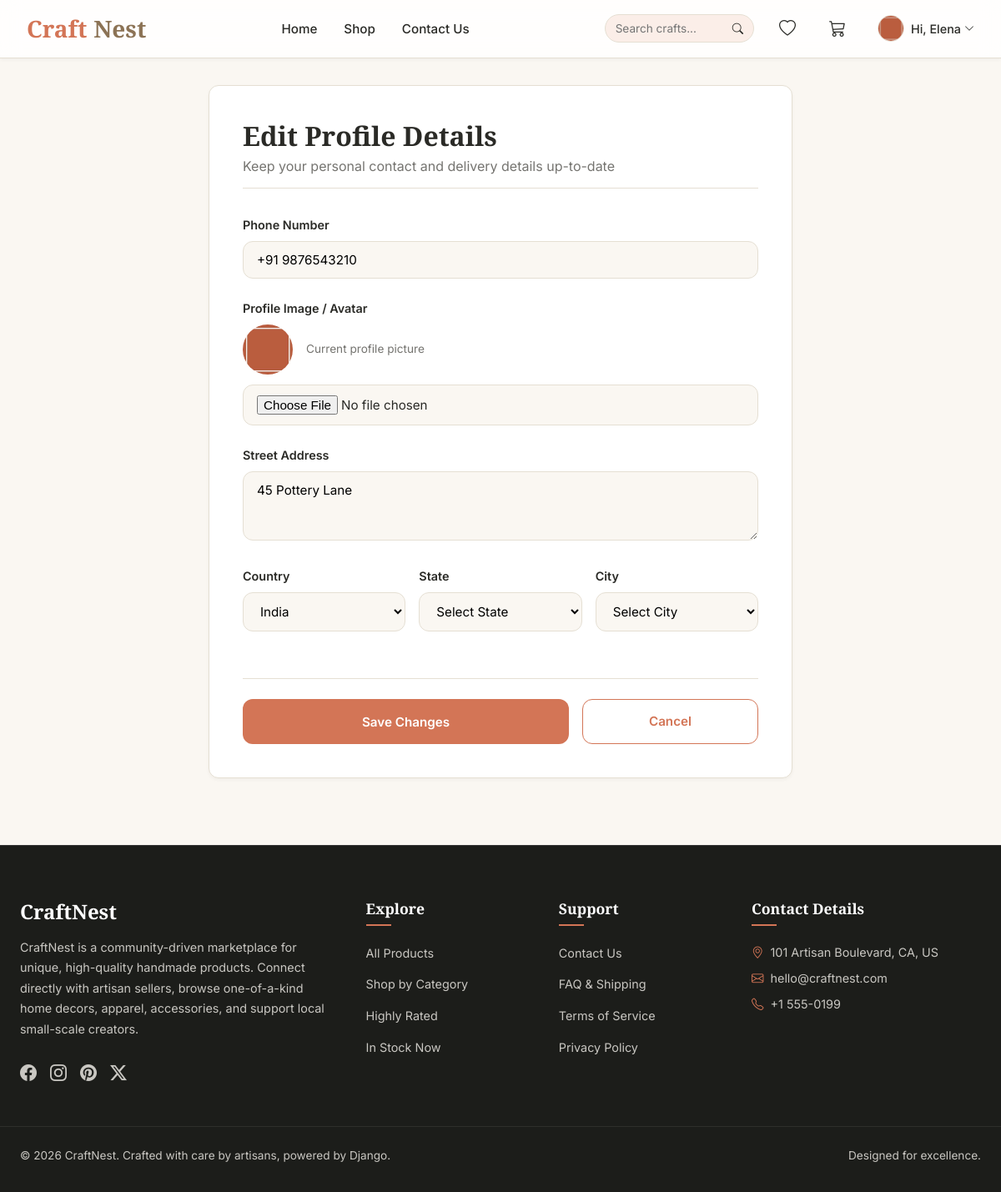
Page /profile/edit/ (signed in) on the committed database.
### crafts/models.py (models this page shows, shortened)
class User(AbstractUser):
    email = models.EmailField(unique=True)
    profile_image = models.ImageField(upload_to='profile_images/', null=True, blank=True)
    is_seller = models.BooleanField(default=False)

class UserProfile(models.Model):
    user = models.OneToOneField(settings.AUTH_USER_MODEL, on_delete=models.CASCADE, related_name='profile')
    address = models.TextField(blank=True, null=True)
    phone_no = models.CharField(max_length=20, blank=True, null=True)
    image = models.ImageField(upload_to='profile_images/', blank=True, null=True)
    city = models.ForeignKey(City, on_delete=models.SET_NULL, null=True, blank=True)
    state = models.ForeignKey(State, on_delete=models.SET_NULL, null=True, blank=True)
    country = models.ForeignKey(Country, on_delete=models.SET_NULL, null=True, blank=True)

### crafts/views.py (the view, shortened to what this page needs)
# urls.py: path('profile/edit/', views.ProfileEditView.as_view(), name='profile_edit'),
class ProfileEditView(LoginRequiredMixin, CartContextMixin, View):
    def get(self, request):
        profile, _ = UserProfile.objects.get_or_create(user=request.user)
        form = UserProfileForm(instance=profile)
        countries = Country.objects.all()
        if profile.country:
            form.fields['state'].queryset = State.objects.filter(country=profile.country).order_by('name')
        if profile.state:
            form.fields['city'].queryset = City.objects.filter(state=profile.state).order_by('name')
        context = self.get_context_data()
        context.update({
            'form': form,
            'countries': countries,
            'profile': profile
        })
        return render(request, 'profile_edit.html', context)

### crafts/views.py (called while the page is built)
    def get_context_data(self, **kwargs):
        try:
            context = super().get_context_data(**kwargs)
        except AttributeError:
            context = kwargs
        context['categories_nav'] = ProductCategory.objects.all()
        if hasattr(self, 'request') and self.request and self.request.user.is_authenticated:
            context['cart_count'] = ProductCart.objects.filter(
                user=self.request.user, order_id__isnull=True
            ).count()
            context['wishlist_count'] = Wishlist.objects.filter(
                user=self.request.user
            ).count()
        else:
            context['cart_count'] = 0
            context['wishlist_count'] = 0
        return context

### templates/profile_edit.html (shortened to what this page needs)
{% extends 'base.html' %}
{% load static %}
{% block content %}
<div class="container">
    <div class="edit-card">
        <h1 style="font-family: var(--font-heading); font-size: 2rem; margin-bottom: 0.25rem;">Edit Profile Details</h1>
        <p style="color: var(--text-muted); margin-bottom: 2rem; border-bottom: 1px solid var(--border-color); padding-bottom: 0.75rem;">Keep your personal contact and delivery details up-to-date</p>
        <form method="post" enctype="multipart/form-data" action="{% url 'profile_edit' %}">
            <div class="form-group">
                <label for="id_phone_no">Phone Number</label>
                <input type="text" name="phone_no" id="id_phone_no" class="form-control" placeholder="e.g. +1 555-0199" value="{{ form.phone_no.value|default:'' }}" required>
            </div>
            <div class="form-group">
                <label for="id_image">Profile Image / Avatar</label>
                {% if profile.image %}
                    <div style="display: flex; align-items: center; gap: 1rem; margin-bottom: 0.75rem;">
                        <img src="{{ profile.image.url }}" alt="Profile Avatar" style="width: 60px; height: 60px; border-radius: 50%; object-fit: cover;">
                        <span style="font-size: 0.85rem; color: var(--text-muted);">Current profile picture</span>
                    </div>
                {% endif %}
                <input type="file" name="image" id="id_image" class="form-control" accept="image/*">
            </div>
            <div class="form-group">
                <label for="id_address">Street Address</label>
                <textarea name="address" id="id_address" class="form-control" rows="3" placeholder="Apartment, building, street, unit..." required>{{ form.address.value|default:'' }}</textarea>
            </div>
            <div class="grid-3" style="gap: 1rem;">
                <div class="form-group">
                    <label for="id_country">Country</label>
                    <select name="country" id="id_country" class="form-control form-select" required>
                        {% for country in countries %}
                            <option value="{{ country.id }}" {% if form.country.value|add:"0" == country.id %}selected{% endif %}>{{ country.name }}</option>
                        {% endfor %}
                    </select>
                </div>
                <div class="form-group">
                    <label for="id_state">State</label>
                    <select name="state" id="id_state" class="form-control form-select" required>
                        <option value="">Select State</option>
                    </select>
                </div>
                <div class="form-group">
                    <label for="id_city">City</label>
                    <select name="city" id="id_city" class="form-control form-select" required>
                        <option value="">Select City</option>
                    </select>
                </div>
            </div>
            <div class="form-actions">
                <button type="submit" class="btn btn-primary" style="flex: 2; padding: 0.85rem;">Save Changes</button>
                <a href="{% url 'profile' %}" class="btn btn-secondary" style="flex: 1; padding: 0.85rem; text-align: center;">Cancel</a>
            </div>
        </form>
    </div>
</div>
{% endblock %}

### templates/base.html (shortened to what this page needs)
{% load static %}
<!DOCTYPE html>
<html lang="en">
<head>
    <link rel="stylesheet" href="https://cdn.jsdelivr.net/npm/bootstrap-icons@1.11.3/font/bootstrap-icons.min.css">
    <link rel="stylesheet" href="{% static 'css/style.css' %}">
</head>
<body>
    <nav class="navbar">
        <div class="container navbar-container">
            <a href="{% url 'home' %}" class="nav-brand">
                 Craft<span>Nest</span>
            </a>
            <ul class="nav-links">
                <li><a href="{% url 'home' %}" class="{% if request.resolver_match.url_name == 'home' %}active{% endif %}">Home</a></li>
                <li><a href="{% url 'shop' %}" class="{% if request.resolver_match.url_name == 'shop' %}active{% endif %}">Shop</a></li>
                <li><a href="{% url 'contact' %}" class="{% if request.resolver_match.url_name == 'contact' %}active{% endif %}">Contact Us</a></li>
            </ul>
            <div class="nav-actions">
                <form action="{% url 'shop' %}" method="get" style="display: flex; align-items: center; background-color: var(--primary-light); border-radius: var(--radius-full); padding: 0.25rem 0.75rem; border: 1px solid var(--border-color);">
                    <input type="text" name="q" placeholder="Search crafts..." value="{{ q }}" style="border: none; background: transparent; outline: none; font-size: 0.85rem; width: 140px; padding: 0.25rem 0;">
                    <button type="submit" style="background: none; border: none; cursor: pointer; color: var(--text-dark); display: flex; align-items: center;">
                        <i class="bi bi-search"></i>
                    </button>
                </form>
                <a href="{% url 'wishlist' %}" class="nav-action-btn" title="Wishlist" style="z-index: 100; position: relative;">
                    <i class="bi bi-heart"></i>
                </a>
                <a href="{% url 'cart' %}" class="nav-action-btn" title="Shopping Cart" style="z-index: 100; position: relative;">
                    <i class="bi bi-cart3"></i>
                </a>
                {% if request.user.is_authenticated %}
                    <div class="user-menu" id="userMenuBtn" onclick="toggleUserDropdown()">
                        {% if request.user.profile_image %}
                            <img src="{{ request.user.profile_image.url }}" alt="{{ request.user.first_name }}" class="avatar">
                        {% else %}
                            <div class="avatar" style="background-color: var(--primary-color); color: white; display: flex; align-items: center; justify-content: center; font-weight: bold; font-size: 0.9rem;">
                                {{ request.user.first_name|slice:":1" }}{{ request.user.last_name|slice:":1" }}
                            </div>
                        {% endif %}
                        <span style="font-size: 0.9rem; font-weight: 500; display: flex; align-items: center; gap: 0.25rem;">
                            Hi, {{ request.user.first_name }}
                            <i class="bi bi-chevron-down" style="font-size: 0.75rem;"></i>
                        </span>
                    </div>
                {% else %}
                    <div style="display: flex; align-items: center; gap: 0.75rem;">
                        <a href="{% url 'login' %}" class="btn btn-secondary btn-sm" style="padding: 0.4rem 1rem;">Log In</a>
                        <a href="{% url 'register' %}" class="btn btn-primary btn-sm" style="padding: 0.4rem 1rem;">Sign Up</a>
                    </div>
                {% endif %}
            </div>
        </div>
    </nav>
    <main>
        {% block content %}{% endblock %}
    </main>
    <footer>
        <div class="container footer-grid">
            <div class="footer-about">
                <h3>CraftNest</h3>
                <p>CraftNest is a community-driven marketplace for unique, high-quality handmade products. Connect directly with artisan sellers, browse one-of-a-kind home decors, apparel, accessories, and support local small-scale creators.</p>
                <div style="display: flex; gap: 1rem; font-size: 1.25rem;">
                    <a href="https://facebook.com" target="_blank" rel="noopener noreferrer" class="footer-social-link" title="Facebook"><i class="bi bi-facebook"></i></a>
                    <a href="https://instagram.com" target="_blank" rel="noopener noreferrer" class="footer-social-link" title="Instagram"><i class="bi bi-instagram"></i></a>
                    <a href="https://pinterest.com" target="_blank" rel="noopener noreferrer" class="footer-social-link" title="Pinterest"><i class="bi bi-pinterest"></i></a>
                    <a href="https://twitter.com" target="_blank" rel="noopener noreferrer" class="footer-social-link" title="Twitter / X"><i class="bi bi-twitter-x"></i></a>
                </div>
            </div>
            <div class="footer-links">
                <h4>Explore</h4>
                <ul>
                    <li><a href="{% url 'shop' %}">All Products</a></li>
                    <li><a href="{% url 'home' %}#categories">Shop by Category</a></li>
                    <li><a href="{% url 'shop' %}?sort=rating">Highly Rated</a></li>
                    <li><a href="{% url 'shop' %}?in_stock=1">In Stock Now</a></li>
                </ul>
            </div>
            <div class="footer-links">
                <h4>Support</h4>
                <ul>
                    <li><a href="{% url 'contact' %}">Contact Us</a></li>
                    <li><a href="{% url 'contact' %}">FAQ & Shipping</a></li>
                    <li><a href="{% url 'contact' %}">Terms of Service</a></li>
                    <li><a href="{% url 'contact' %}">Privacy Policy</a></li>
                </ul>
            </div>
            <div class="footer-links">
                <h4>Contact Details</h4>
                <p style="font-size: 0.9rem; margin-bottom: 0.5rem; display: flex; align-items: center; gap: 0.5rem;">
                    <i class="bi bi-geo-alt" style="color: var(--primary-color);"></i> 101 Artisan Boulevard, CA, US
                </p>
                <p style="font-size: 0.9rem; margin-bottom: 0.5rem; display: flex; align-items: center; gap: 0.5rem;">
                    <i class="bi bi-envelope" style="color: var(--primary-color);"></i>
                    <a href="mailto:hello@craftnest.com" class="footer-contact-link">hello@craftnest.com</a>
                </p>
                <p style="font-size: 0.9rem; display: flex; align-items: center; gap: 0.5rem;">
                    <i class="bi bi-telephone" style="color: var(--primary-color);"></i>
                    <a href="tel:+15550199" class="footer-contact-link">+1 555-0199</a>
                </p>
            </div>
        </div>
        <div class="container footer-bottom">
            <p>&copy; 2026 CraftNest. Crafted with care by artisans, powered by Django.</p>
            <p>Designed for excellence.</p>
        </div>
    </footer>
</body>
</html>

### templates/profile_edit.html (style rules this page uses)
.edit-card { background-color: white; border: 1px solid var(--border-color); border-radius: var(--radius-md); box-shadow: var(--shadow-sm); padding: 2.5rem; max-width: 700px; margin: 2rem auto; }
.form-group { margin-bottom: 1.5rem; }
.form-group label { display: block; font-size: 0.9rem; font-weight: 600; margin-bottom: 0.5rem; color: var(--text-dark); }
.form-control { width: 100%; padding: 0.75rem 1rem; border: 1px solid var(--border-color); border-radius: var(--radius-md); outline: none; font-size: 0.95rem; transition: var(--transition); background-color: var(--light-bg); }
.form-select { cursor: pointer; }
.form-actions { display: flex; gap: 1rem; margin-top: 2rem; border-top: 1px solid var(--border-color); padding-top: 1.5rem; }

### rows in the picture
User: user.profile_image (picture), user.first_name "Elena"
UserProfile: phone_no "+91 9876543210", image (picture), address "45 Pottery Lane"

### other values in the picture
form field country "India"
